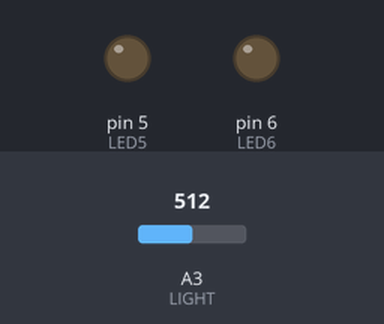
This sketch was run on a simulated Arduino Uno, built with avr-gcc and run on an emulated ATmega328P. Shown: output pins drawn as LEDs (lit = HIGH). Dashed ring = blinking. The test bench sets the inputs (shaded band); at power-on: A3 (LIGHT) = 512. What the sketch prints to the serial monitor is not drawn.

Above: at 1.2 s.
1.3 s: A3 (LIGHT) set to 401
4.3 s: A3 (LIGHT) set to 365
At 5.3 s:
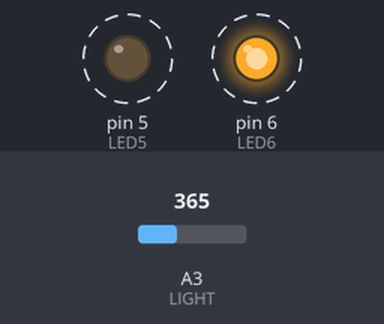
7.3 s: A3 (LIGHT) set to 511
At 8.1 s:
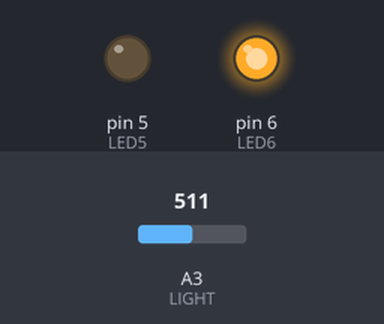
8.8 s: A3 (LIGHT) set to 306
At 9.9 s:
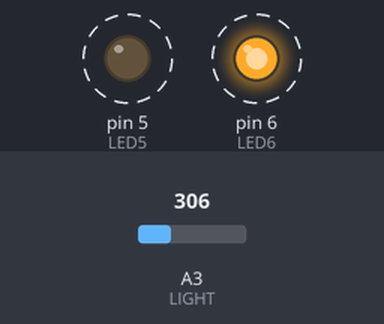
Timing chart, 0 to 12.8 s (numbered marks = the images above; inputs shaded):
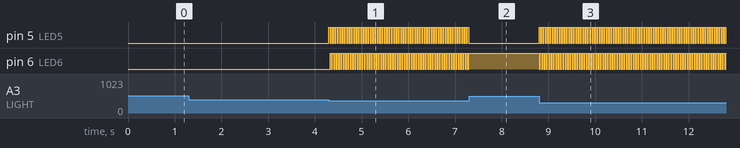

The sketch:

L6_Panic.ino
```cpp
// Pin definitions
#define LIGHT    A3
#define LED5     5
#define LED6     6

int avgLightLevel;

void setup()
{
  Serial.begin(115200);

  //Initialize inputs and outputs
  pinMode(LIGHT, INPUT);
  pinMode(LED5, OUTPUT);
  pinMode(LED6, OUTPUT);

  Serial.println("Danger Shield Component Panic");

  //Take 16 readings from the light sensor and
  //average them together
  avgLightLevel = 0;
  for(int x = 0 ; x < 16 ; x++)
    avgLightLevel += analogRead(LIGHT);
  avgLightLevel /= 16;
  Serial.print("Avg: ");
  Serial.println(avgLightLevel);

}

void loop()
{
  //Read inputs
  int lightLevel = analogRead(LIGHT);

  //Display values
  //sprintf is a great way to combine a bunch of
  //variables and strings together into one print statement
  char tempString[200];
  sprintf(tempString, "Light: %04d", lightLevel);
  Serial.print(tempString);
  Serial.println();

  //If light sensor is less than 3/4 of the average
  //(covered up) then freak out
  while(lightLevel < (avgLightLevel * 3 / 4))
  {
    //Blink the status LEDs back and forth
    if(digitalRead(LED5) == LOW)
    {
      digitalWrite(LED5, HIGH);
      digitalWrite(LED6, LOW);
    }
    else {
      digitalWrite(LED5, LOW);
      digitalWrite(LED6, HIGH);
    }
    // Notice that everything else stopped
    // And that when released one of the LEDs is still on

    delay(25);

    lightLevel = analogRead(LIGHT);
    //We need to take another reading
    //to be able to exit the while loop
  }
}
```

Measured:
- the behaviour switches between 384 and 383 on A3 (LIGHT) (found by bisection; images 0 and 1)
- after the input at 4.3 s, pin 5 (LED5), pin 6 (LED6): alternates HIGH for 0.03 s and LOW for 0.03 s, starting at once
- after the input at 7.3 s, pin 5 (LED5): stops changing and stays LOW; pin 6 (LED6): stops changing and stays HIGH
- after the input at 8.8 s, pin 5 (LED5), pin 6 (LED6): alternates HIGH for 0.03 s and LOW for 0.03 s, starting at once
